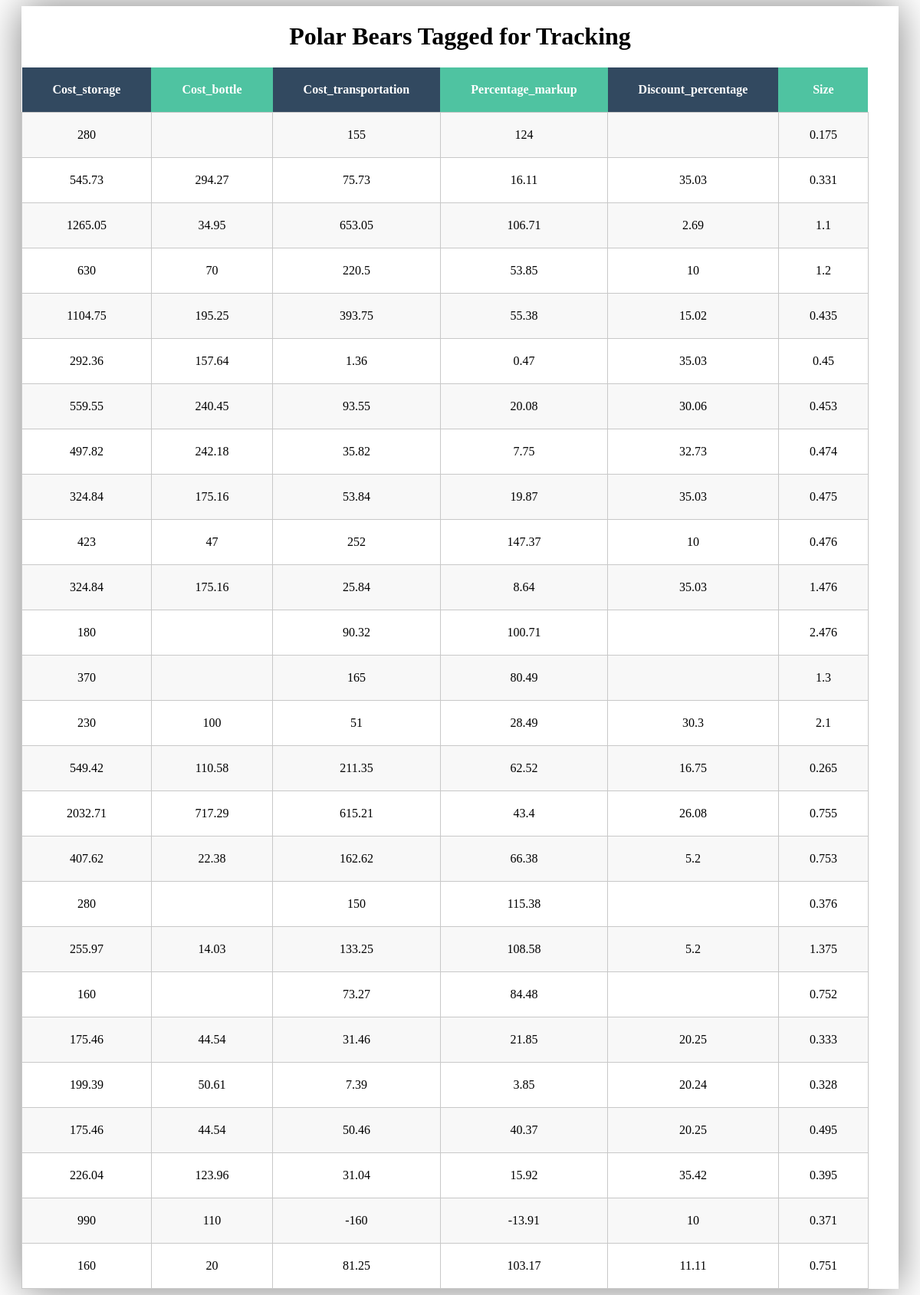
/Size_information, run on the app's committed database.
### tables this page shows
CREATE TABLE barsize (Cost_storage TEXT,Cost_bottle TEXT,Cost_transportation TEXT,Percentage_markup TEXT,Discount_percentage TEXT,Size TEXT PRIMARY KEY );

### app.py (the view)
@app.route('/Size_information')
def Size():
    conn = sqlite3.connect(db_name)
    conn.row_factory = sqlite3.Row
    cur = conn.cursor()
    cur.execute("select * from barsize")
    rows = cur.fetchall()
    conn.close()
    return render_template('Size_information.html', rows=rows)

### templates/Size_information.html (shortened to what this page needs)
<!DOCTYPE html>
<html lang="en">
<head>
  <link rel="stylesheet" type="text/css" href="{{ url_for('static', filename='style.css') }}">
</head>
<body>
<div class="container">
  <h1 style="text-align:center;">Polar Bears Tagged for Tracking</h1>
  <table style="text-align:center;">
    <thead>
      <tr>
        <th>Cost_storage</th>
        <th>Cost_bottle</th>
        <th>Cost_transportation</th>
        <th>Percentage_markup</th>
        <th>Discount_percentage</th>
        <th>Size</th>
      </tr>
    </thead>
    <tbody>
      {% for row in rows %}
      <tr>
        <td>{{ row[0] }}</td>
        <td>{{ row[1] }}</td>
        <td>{{ row[2] }}</td>
        <td>{{ row[3] }}</td>
        <td>{{ row[4] }}</td>
        <td>{{ row[5] }}</td>
      </tr>
      {% endfor %}
    </tbody>
  </table>
</div>
</body>
</html>

### static/style.css (style rules this page uses)
.container { overflow: hidden; margin: 0 20px; background-color: #fff; box-shadow: 0 0 50px rgba(0, 0, 0, 0.5); }
.container table { border-collapse: collapse; }
.container table thead tr th { color: #fff; background-color: #4fc3a1; }
.container table thead tr th:nth-child(odd) { background-color: #324960; }
.container table thead tr th, .container table tbody tr td { text-align: center; padding: 20px 40px; }
.container table tbody tr td { border: 1px solid rgb(200, 200, 200); }
.container table tbody tr:nth-child(odd) { background-color: #f8f8f8; }

### data on the page
barsize: Cost_storage "280", Cost_transportation "155", Percentage_markup "124", Size "0.175"
barsize: Cost_storage "545.73", Cost_bottle "294.27", Cost_transportation "75.73", Percentage_markup "16.11", Discount_percentage "35.03", Size "0.331"
barsize: Cost_storage "1265.05", Cost_bottle "34.95", Cost_transportation "653.05", Percentage_markup "106.71", Discount_percentage "2.69", Size "1.1"
barsize: Cost_storage "630", Cost_bottle "70", Cost_transportation "220.5", Percentage_markup "53.85", Discount_percentage "10", Size "1.2"
barsize: Cost_storage "1104.75", Cost_bottle "195.25", Cost_transportation "393.75", Percentage_markup "55.38", Discount_percentage "15.02", Size "0.435"
barsize: Cost_storage "292.36", Cost_bottle "157.64", Cost_transportation "1.36", Percentage_markup "0.47", Discount_percentage "35.03", Size "0.45"
barsize: Cost_storage "559.55", Cost_bottle "240.45", Cost_transportation "93.55", Percentage_markup "20.08", Discount_percentage "30.06", Size "0.453"
barsize: Cost_storage "497.82", Cost_bottle "242.18", Cost_transportation "35.82", Percentage_markup "7.75", Discount_percentage "32.73", Size "0.474"
barsize: Cost_storage "324.84", Cost_bottle "175.16", Cost_transportation "53.84", Percentage_markup "19.87", Discount_percentage "35.03", Size "0.475"
barsize: Cost_storage "423", Cost_bottle "47", Cost_transportation "252", Percentage_markup "147.37", Discount_percentage "10", Size "0.476"
barsize: Cost_storage "324.84", Cost_bottle "175.16", Cost_transportation "25.84", Percentage_markup "8.64", Discount_percentage "35.03", Size "1.476"
barsize: Cost_storage "180", Cost_transportation "90.32", Percentage_markup "100.71", Size "2.476"
barsize: Cost_storage "370", Cost_transportation "165", Percentage_markup "80.49", Size "1.3"
barsize: Cost_storage "230", Cost_bottle "100", Cost_transportation "51", Percentage_markup "28.49", Discount_percentage "30.3", Size "2.1"
barsize: Cost_storage "549.42", Cost_bottle "110.58", Cost_transportation "211.35", Percentage_markup "62.52", Discount_percentage "16.75", Size "0.265"
barsize: Cost_storage "2032.71", Cost_bottle "717.29", Cost_transportation "615.21", Percentage_markup "43.4", Discount_percentage "26.08", Size "0.755"
barsize: Cost_storage "407.62", Cost_bottle "22.38", Cost_transportation "162.62", Percentage_markup "66.38", Discount_percentage "5.2", Size "0.753"
barsize: Cost_storage "280", Cost_transportation "150", Percentage_markup "115.38", Size "0.376"
barsize: Cost_storage "255.97", Cost_bottle "14.03", Cost_transportation "133.25", Percentage_markup "108.58", Discount_percentage "5.2", Size "1.375"
barsize: Cost_storage "160", Cost_transportation "73.27", Percentage_markup "84.48", Size "0.752"
barsize: Cost_storage "175.46", Cost_bottle "44.54", Cost_transportation "31.46", Percentage_markup "21.85", Discount_percentage "20.25", Size "0.333"
barsize: Cost_storage "199.39", Cost_bottle "50.61", Cost_transportation "7.39", Percentage_markup "3.85", Discount_percentage "20.24", Size "0.328"
barsize: Cost_storage "175.46", Cost_bottle "44.54", Cost_transportation "50.46", Percentage_markup "40.37", Discount_percentage "20.25", Size "0.495"
barsize: Cost_storage "226.04", Cost_bottle "123.96", Cost_transportation "31.04", Percentage_markup "15.92", Discount_percentage "35.42", Size "0.395"
barsize: Cost_storage "990", Cost_bottle "110", Cost_transportation "-160", Percentage_markup "-13.91", Discount_percentage "10", Size "0.371"
barsize: Cost_storage "160", Cost_bottle "20", Cost_transportation "81.25", Percentage_markup "103.17", Discount_percentage "11.11", Size "0.751"
